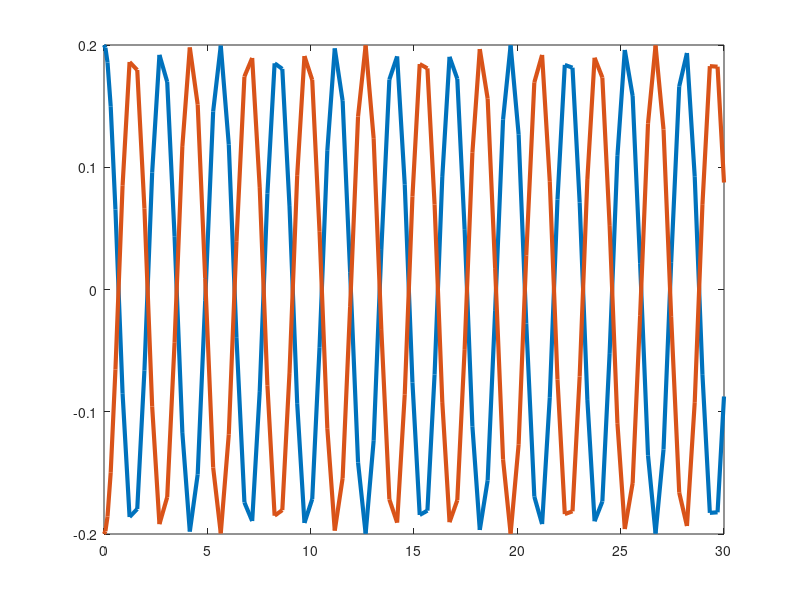
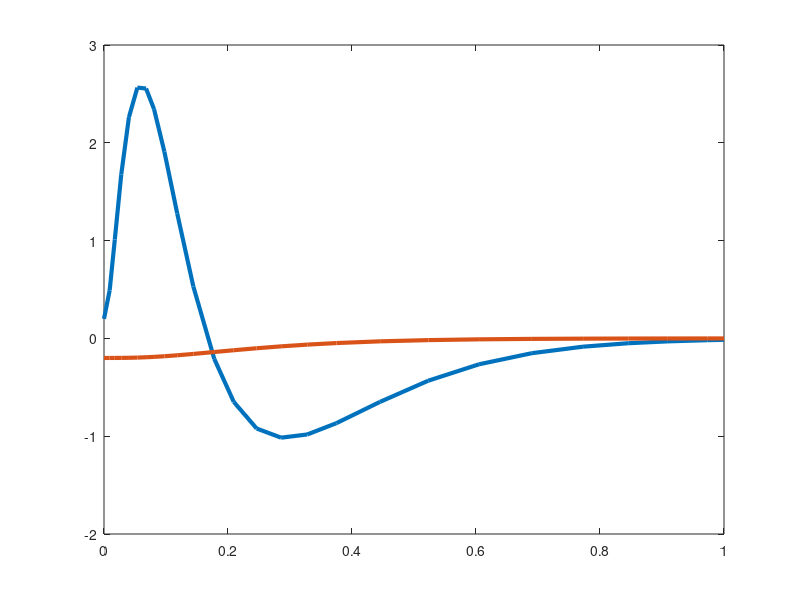

Reproduce these figures in MATLAB, in order.
clear all
close all
clc

%%
k1 = 1;
k2 = 2;
k3 = 1;

m1 = 1;
m2 = 1;

K = [k1+k2, -k2; -k2, k2+k3];
M = diag([m1,m2]);

A = [ zeros(2,2), eye(2);
     -M\K, zeros(2,2)];

B = [ zeros(2,1); M\[1;0] ];

u = @(t) 0;

dx = @(t,x) A*x + B*u(t);

x0 = [0.2; -0.2; 0; 0];

sol = ode45(dx, [0,30],x0);

figure
plot(sol.x, sol.y(1:2,:), "LineWidth",3)

%%
% we want the system to have a settle time of < 0.5 s

sx = [-8+2j, -8-2j, -40, -40];
d = poly(sx)

%%
% let's build P
lambda = eig(A)
a = poly(lambda)

%%
% Atilde (controller canonical form)
n = size(A,1);
Atilde = diag(ones(n-1,1),1);
Atilde(n,:) = -fliplr(a(2:end));

Btilde = zeros(n,1);
Btilde(n) = 1;

Cont_X = [B, A*B, A^2*B, A^3*B]

Cont_Z = [Btilde, Atilde*Btilde, Atilde^2*Btilde, Atilde^3*Btilde]

P = Cont_X/Cont_Z

%%
% controller gains in the z-states
Kz = fliplr( d(2:end) - a(2:end) )

Kx = Kz/P

%% check
eig(A - B*Kx)


%%

u = @(t,x) -Kx*x;

dx = @(t,x) A*x + B*u(t,x);

x0 = [0.2; -0.2; 0; 0];

sol = ode45(dx, [0,1],x0);

figure
plot(sol.x, sol.y(1:2,:), "LineWidth",3)


%%
C = [1, 0, 0, 0];
Ox = [ C; 
       C*A;
       C*A^2;
       C*A^3];
rank(Ox)


